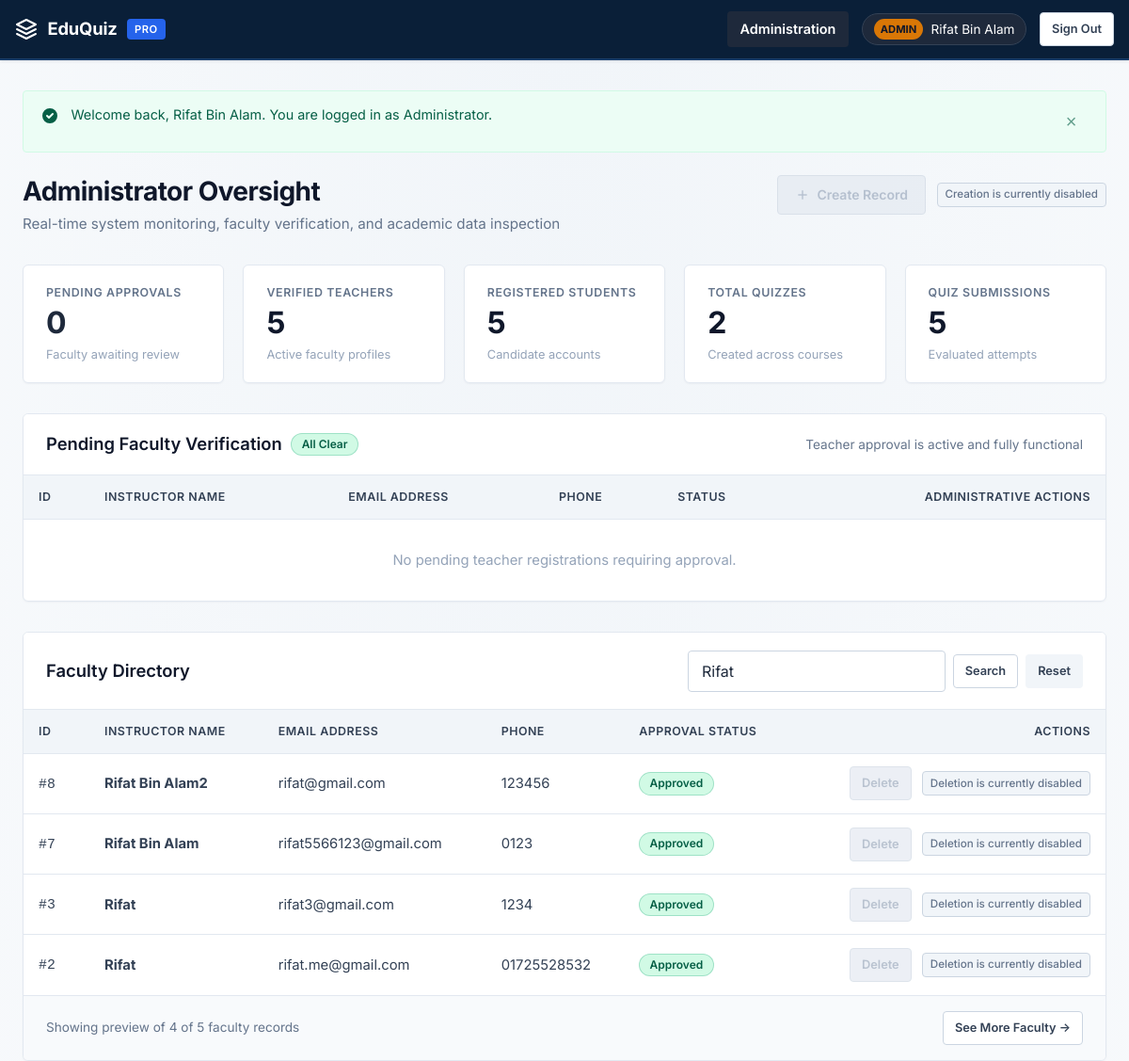
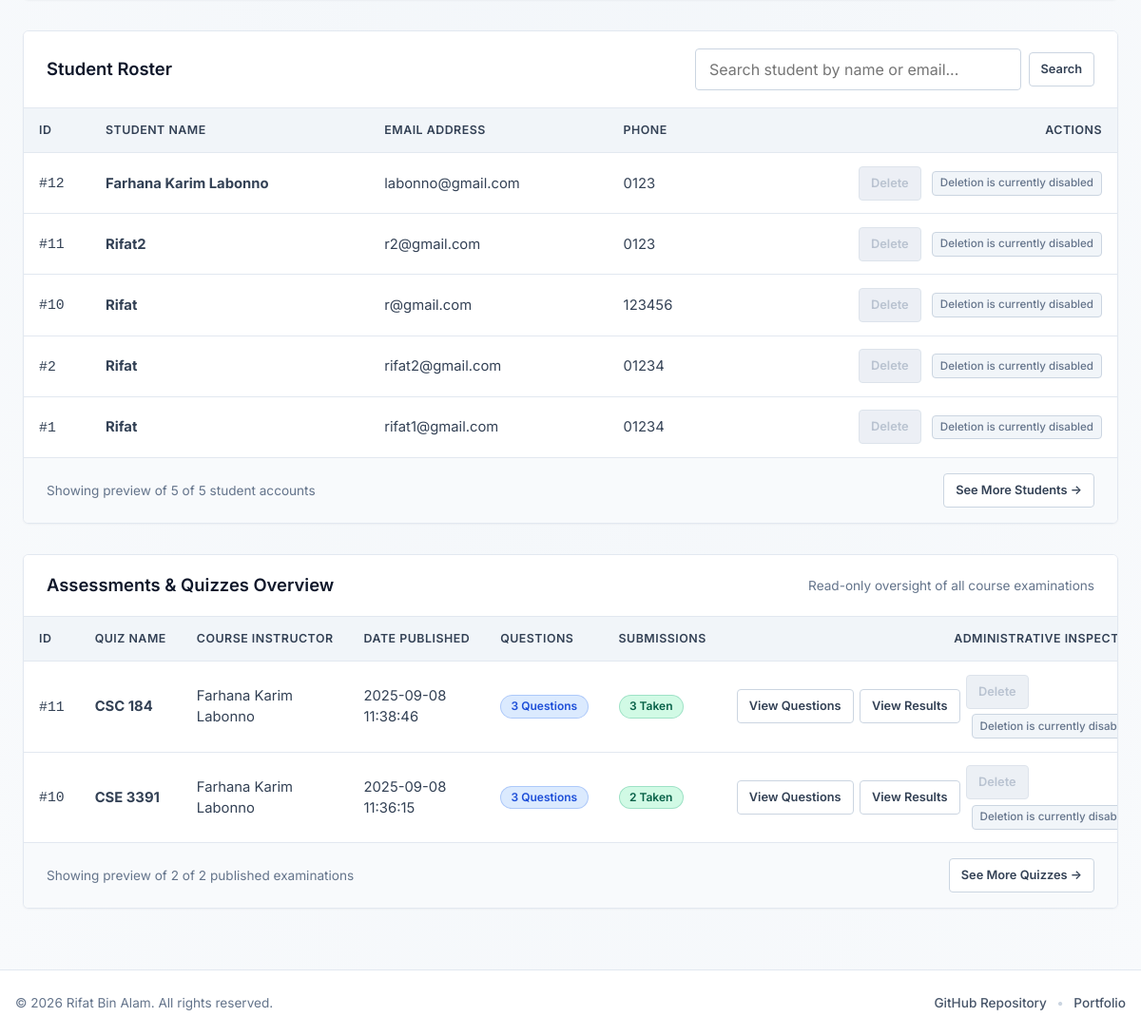
The page /admin_dashboard.php?teacher_search=Rifat (signed in) on the database its author committed (2 pictures, top to bottom).
### tables this page shows
CREATE TABLE `teacher` (
  `teacher_id` int(11) NOT NULL,
  `t_name` varchar(100) NOT NULL,
  `email` varchar(100) NOT NULL,
  `password` varchar(100) NOT NULL,
  `phone_no` varchar(20) DEFAULT NULL,
  `status` enum('pending','approved') DEFAULT 'pending'
);

CREATE TABLE `student` (
  `student_id` int(11) NOT NULL,
  `s_name` varchar(100) NOT NULL,
  `email` varchar(100) NOT NULL,
  `password` varchar(100) NOT NULL,
  `phone_no` varchar(20) DEFAULT NULL
);

CREATE TABLE `quiz` (
  `quiz_id` int(11) NOT NULL,
  `teacher_id` int(11) NOT NULL,
  `quiz_name` varchar(200) NOT NULL,
  `date_created` datetime DEFAULT current_timestamp()
);

### admin_dashboard.php (the view, shortened to what the rows shown need)
<?php
require_once __DIR__ . '/includes/db.php';
require_once __DIR__ . '/includes/security.php';
$teacher_search = trim($_GET['teacher_search'] ?? '');
$student_search = trim($_GET['student_search'] ?? '');
$all_teachers = [];
if (!empty($teacher_search)) {
    $stmt = $conn->prepare("SELECT teacher_id, t_name, email, phone_no, status FROM teacher WHERE t_name LIKE ? OR email LIKE ? ORDER BY teacher_id DESC LIMIT 5");
    $param = '%' . $teacher_search . '%';
    $stmt->bind_param("ss", $param, $param);
    $stmt->execute();
    $t_res = $stmt->get_result();
    while ($row = $t_res->fetch_assoc()) {
        $all_teachers[] = $row;
    }
}
$all_students = [];
if (!empty($student_search)) {
    $stmt = $conn->prepare("SELECT student_id, s_name, email, phone_no FROM student WHERE s_name LIKE ? OR email LIKE ? ORDER BY student_id DESC LIMIT 5");
    $param = '%' . $student_search . '%';
    $stmt->bind_param("ss", $param, $param);
    $stmt->execute();
    $s_res = $stmt->get_result();
    while ($row = $s_res->fetch_assoc()) {
        $all_students[] = $row;
    }
    $stmt->close();
} else {
    $s_res = $conn->query("SELECT student_id, s_name, email, phone_no FROM student ORDER BY student_id DESC LIMIT 5");
    if ($s_res) {
        while ($row = $s_res->fetch_assoc()) {
            $all_students[] = $row;
        }
    }
}
$all_quizzes = [];
$q_sql = "SELECT q.quiz_id, q.quiz_name, q.date_created, t.t_name,
          (SELECT COUNT(*) FROM question WHERE quiz_id = q.quiz_id) AS total_questions,
          (SELECT COUNT(*) FROM score WHERE quiz_id = q.quiz_id) AS total_attempts
          FROM quiz q
          LEFT JOIN teacher t ON q.teacher_id = t.teacher_id
          ORDER BY q.quiz_id DESC
          LIMIT 5";
if ($q_res = $conn->query($q_sql)) {
    while ($row = $q_res->fetch_assoc()) {
        $all_quizzes[] = $row;
    }
}
require_once __DIR__ . '/includes/header.php';
?>
<div class="page-header">
    <div>
        <h1 class="page-title">Administrator Oversight</h1>
    </div>
</div>
<div class="card" id="pending-teachers-section">
    <div class="card-header">
        <div style="display:flex;align-items:center;gap:0.6rem;">
            <h2 class="card-title">Pending Faculty Verification</h2>
        </div>
    </div>
    <div class="card-body" style="padding:0;">
        <div class="table-responsive">
            <table class="data-table">
                <thead>
                    <tr>
                        <th style="width:70px;">ID</th>
                        <th>Instructor Name</th>
                        <th>Email Address</th>
                        <th>Phone</th>
                        <th>Status</th>
                        <th style="text-align:right;">Administrative Actions</th>
                    </tr>
                </thead>
            </table>
        </div>
    </div>
</div>
<div class="card">
    <div class="card-header">
        <h2 class="card-title">Faculty Directory</h2>
    </div>
    <div class="card-body" style="padding:0;">
        <div class="table-responsive">
            <table class="data-table">
                <thead>
                    <tr>
                        <th style="width:70px;">ID</th>
                        <th>Instructor Name</th>
                        <th>Email Address</th>
                        <th>Phone</th>
                        <th>Approval Status</th>
                        <th style="text-align:right;">Actions</th>
                    </tr>
                </thead>
                <tbody>
                    <?php if (empty($all_teachers)): ?>
                        <tr>
                            <td colspan="6" style="text-align:center;padding:2rem;color:var(--slate-400);">
                                No teacher accounts matching query.
                            </td>
                        </tr>
                    <?php else: ?>
                        <?php foreach ($all_teachers as $teacher): ?>
                            <tr>
                                <td><code>#<?php echo e($teacher['teacher_id']); ?></code></td>
                                <td><strong><?php echo e($teacher['t_name']); ?></strong></td>
                                <td><?php echo e($teacher['email']); ?></td>
                                <td><?php echo e($teacher['phone_no']); ?></td>
                                <td>
                                    <?php if ($teacher['status'] === 'approved'): ?>
                                        <span class="badge badge-approved">Approved</span>
                                    <?php else: ?>
                                        <span class="badge badge-pending">Pending</span>
                                    <?php endif; ?>
                                </td>
                                <td style="text-align:right;">
                                    <div class="action-disabled-group">
                                        <button type="button" class="btn btn-danger btn-sm btn-disabled" disabled aria-disabled="true" title="Deletion is currently disabled">
                                            Delete
                                        </button>
                                        <span class="badge-disabled">Deletion is currently disabled</span>
                                    </div>
                                </td>
                            </tr>
                        <?php endforeach; ?>
                    <?php endif; ?>
                </tbody>
            </table>
        </div>
    </div>
</div>
<div class="card">
    <div class="card-header">
        <h2 class="card-title">Student Roster</h2>
    </div>
    <div class="card-body" style="padding:0;">
        <div class="table-responsive">
            <table class="data-table">
                <thead>
                    <tr>
                        <th style="width:70px;">ID</th>
                        <th>Student Name</th>
                        <th>Email Address</th>
                        <th>Phone</th>
                        <th style="text-align:right;">Actions</th>
                    </tr>
                </thead>
                <tbody>
                    <?php if (empty($all_students)): ?>
                        <tr>
                            <td colspan="5" style="text-align:center;padding:2rem;color:var(--slate-400);">
                                No student records matching query.
                            </td>
                        </tr>
                    <?php else: ?>
                        <?php foreach ($all_students as $student): ?>
                            <tr>
                                <td><code>#<?php echo e($student['student_id']); ?></code></td>
                                <td><strong><?php echo e($student['s_name']); ?></strong></td>
                                <td><?php echo e($student['email']); ?></td>
                                <td><?php echo e($student['phone_no']); ?></td>
                                <td style="text-align:right;">
                                    <div class="action-disabled-group">
                                        <button type="button" class="btn btn-danger btn-sm btn-disabled" disabled aria-disabled="true" title="Deletion is currently disabled">
                                            Delete
                                        </button>
                                        <span class="badge-disabled">Deletion is currently disabled</span>
                                    </div>
                                </td>
                            </tr>
                        <?php endforeach; ?>
                    <?php endif; ?>
                </tbody>
            </table>
        </div>
    </div>
</div>
<div class="card">
    <div class="card-header">
        <h2 class="card-title">Assessments &amp; Quizzes Overview</h2>
    </div>
    <div class="card-body" style="padding:0;">
        <div class="table-responsive">
            <table class="data-table">
                <thead>
                    <tr>
                        <th style="width:70px;">ID</th>
                        <th>Quiz Name</th>
                        <th>Course Instructor</th>
                        <th>Date Published</th>
                        <th>Questions</th>
                        <th>Submissions</th>
                        <th style="text-align:right;">Administrative Inspection</th>
                    </tr>
                </thead>
                <tbody>
                    <?php if (empty($all_quizzes)): ?>
                        <tr>
                            <td colspan="7" style="text-align:center;padding:2rem;color:var(--slate-400);">
                                No quizzes created in the system yet.
                            </td>
                        </tr>
                    <?php else: ?>
                        <?php foreach ($all_quizzes as $quiz): ?>
                            <tr>
                                <td><code>#<?php echo e($quiz['quiz_id']); ?></code></td>
                                <td><strong><?php echo e($quiz['quiz_name']); ?></strong></td>
                                <td><?php echo e($quiz['t_name'] ?? 'Unassigned'); ?></td>
                                <td><?php echo e($quiz['date_created']); ?></td>
                                <td><span class="badge badge-info"><?php echo e($quiz['total_questions']); ?> Questions</span></td>
                                <td><span class="badge badge-success"><?php echo e($quiz['total_attempts']); ?> Taken</span></td>
                                <td style="text-align:right;">
                                    <div style="display:inline-flex;gap:0.4rem;align-items:center;">
                                        <a href="view_quiz.php?qid=<?php echo e($quiz['quiz_id']); ?>" class="btn btn-outline btn-sm">
                                            View Questions
                                        </a>
                                        <a href="view_results.php?qid=<?php echo e($quiz['quiz_id']); ?>" class="btn btn-outline btn-sm">
                                            View Results
                                        </a>
                                        <div class="action-disabled-group">
                                            <button type="button" class="btn btn-danger btn-sm btn-disabled" disabled aria-disabled="true" title="Deletion is currently disabled">
                                                Delete
                                            </button>
                                            <span class="badge-disabled">Deletion is currently disabled</span>
                                        </div>
                                    </div>
                                </td>
                            </tr>
                        <?php endforeach; ?>
                    <?php endif; ?>
                </tbody>
            </table>
        </div>
    </div>
</div>
<?php require_once __DIR__ . '/includes/footer.php'; ?>

### rows shown on the page
teacher: teacher_id "8", t_name "Rifat Bin Alam2", email "rifat@gmail.com", phone_no "123456", status "Approved"
teacher: teacher_id "7", t_name "Rifat Bin Alam", email "rifat5566123@gmail.com", phone_no "0123", status "Approved"
teacher: teacher_id "3", t_name "Rifat", email "rifat3@gmail.com", phone_no "1234", status "Approved"
teacher: teacher_id "2", t_name "Rifat", email "rifat.me@gmail.com", phone_no "01725528532", status "Approved"
student: student_id "12", s_name "Farhana Karim Labonno", email "labonno@gmail.com", phone_no "0123"
student: student_id "11", s_name "Rifat2", email "r2@gmail.com", phone_no "0123"
student: student_id "10", s_name "Rifat", email "r@gmail.com", phone_no "123456"
student: student_id "2", s_name "Rifat", email "rifat2@gmail.com", phone_no "01234"
student: student_id "1", s_name "Rifat", email "rifat1@gmail.com", phone_no "01234"
quiz: quiz_id "11", quiz_name "CSC 184", teacher.t_name "Farhana Karim Labonno", date_created "2025-09-08 11:38:46", total_questions "3", total_attempts "3"
quiz: quiz_id "10", quiz_name "CSE 3391", teacher.t_name "Farhana Karim Labonno", date_created "2025-09-08 11:36:15", total_questions "3", total_attempts "2"

### other values the page prints
$user_name "Rifat Bin Alam"
$text "Welcome back, Rifat Bin Alam. You are logged in as Administrator."
$count_pending "0"
$count_teachers "5"
$count_students "5"
$count_quizzes "2"
$count_attempts "5"
count($all_teachers) "4"
count($all_students) "5"
count($all_quizzes) "2"
